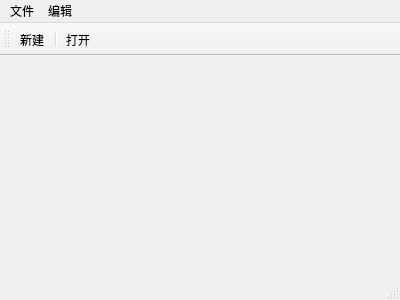
<?xml version="1.0" encoding="UTF-8"?>
<ui version="4.0">
    <class>MainWindow</class>
    <widget class="QMainWindow" name="MainWindow">
        <property name="geometry">
            <rect>
                <x>0</x>
                <y>0</y>
                <width>400</width>
                <height>300</height>
            </rect>
        </property>
        <property name="windowTitle">
            <string>MainWindow</string>
        </property>
        <widget class="QWidget" name="centralWidget"/>
        <widget class="QMenuBar" name="menuBar">
            <property name="geometry">
                <rect>
                    <x>0</x>
                    <y>0</y>
                    <width>400</width>
                    <height>23</height>
                </rect>
            </property>
            <widget class="QMenu" name="menu">
                <property name="title">
                    <string>文件</string>
                </property>
                <addaction name="actionNew"/>
                <addaction name="separator"/>
                <addaction name="actionOpen"/>
            </widget>
            <widget class="QMenu" name="menu_2">
                <property name="title">
                    <string>编辑</string>
                </property>
            </widget>
            <addaction name="menu"/>
            <addaction name="menu_2"/>
        </widget>
        <widget class="QToolBar" name="mainToolBar">
            <attribute name="toolBarArea">
                <enum>TopToolBarArea</enum>
            </attribute>
            <attribute name="toolBarBreak">
                <bool>false</bool>
            </attribute>
            <addaction name="actionNew"/>
            <addaction name="separator"/>
            <addaction name="actionOpen"/>
        </widget>
        <widget class="QStatusBar" name="statusBar"/>
        <action name="actionNew">
            <property name="text">
                <string>新建</string>
            </property>
            <property name="autoRepeat">
                <bool>true</bool>
            </property>
            <property name="visible">
                <bool>true</bool>
            </property>
            <property name="iconVisibleInMenu">
                <bool>true</bool>
            </property>
        </action>
        <action name="actionOpen">
            <property name="text">
                <string>打开</string>
            </property>
        </action>
    </widget>
    <layoutdefault spacing="6" margin="11"/>
    <resources/>
    <connections/>
</ui>
